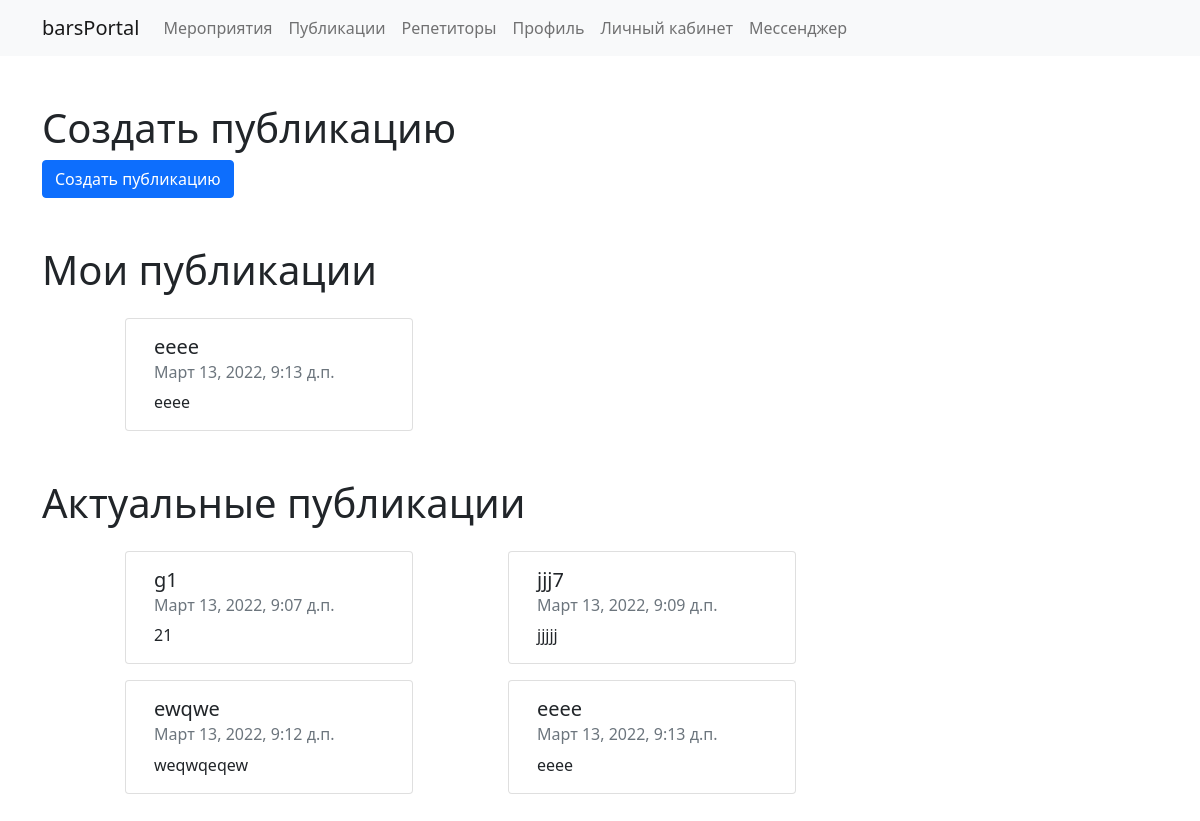
The app's page /activity/publications/ (signed in) with its own data.
### study/models.py (models this page shows, shortened)
class Publications(models.Model):
    author = models.ForeignKey(User, verbose_name='Авторы публикации', related_name='author_publications', on_delete=models.CASCADE)
    title = models.TextField(verbose_name='Название публикации')
    text = models.TextField(verbose_name='Текст публикации')
    image = models.ImageField(verbose_name='Изображения')
    created_at = models.DateTimeField(verbose_name='Создана', auto_now_add=True)
    class Meta:
        verbose_name = _("Публикации")
        verbose_name_plural =_("Публикации")

### activity/views.py (the view, shortened to what this page needs)
# urls.py: path('publications/', PublicationsView.as_view(), name='publications'),
class PublicationsView(View):
    def get(self, request):
        if request.user.is_authenticated:
            student = Student.objects.filter(user=request.user)
            parent = Parent.objects.filter(user=request.user)
            teacher = Teacher.objects.filter(user=request.user)
            if student or parent or teacher:
                if student:
                    my_publications = Student.objects.get(user=request.user).publications.all()
                elif parent:
                    my_publications = Parent.objects.get(user=request.user).publications.all()
                else:
                    my_publications = Teacher.objects.get(user=request.user).publications.all()
                all_publications = Publications.objects.all()
                form = PublicationsForm(request.POST, request.FILES)
                context = {
                    'my_publications': my_publications,
                    'all_publications': all_publications,
                    'form': form
                }
                return render(request, 'publications.html', context)
            else:
                return redirect('/study/personal_cub/')
        else:
            return redirect('/activity/auth/')

### cms/context_processor.py (called while the page is built)
def get_context(request):
    context = {
        'year': now().strftime('%Y'),
        'phone': PhoneNumber.objects.all().first(),
        'email': Email.objects.all().first()
    }
    return context

### activity/templates/publications.html (shortened to what this page needs)
{% extends 'events.html' %}
{% load crispy_forms_filters %}
{% load static %}
{% block content %}
<div class="container main" id="main">
    <h1 class="mt-5">Создать публикацию</h1>
    <button
                                type="button"
                                class="btn btn-primary"
                                data-toggle="modal"
                                data-target="#exampleModal"
                        >
                            Создать публикацию
                        </button>
    <h1 class="mt-5">Мои публикации</h1>
    <div class="row">
        {% for my_publication in my_publications %}
            <div class="card mt-3 offset-1" style="width: 18rem;">
                <div class="card-body">
                  <h5 class="card-title">{{ my_publication.title }}</h5>
                  <h6 class="card-subtitle mb-2 text-muted">{{ my_publication.created_at }}</h6>
                  <p class="card-text">{{ my_publication.text }}</p>
                </div>
            </div>
        {% endfor %}
    </div>
    <h1 class="mt-5">Актуальные публикации</h1>
    <div class="row">
        {% for all_publication in all_publications %}
            <div class="card mt-3 offset-1" style="width: 18rem;">
                <div class="card-body">
                  <h5 class="card-title">{{ all_publication.title }}</h5>
                  <h6 class="card-subtitle mb-2 text-muted">{{ all_publication.created_at }}</h6>
                  <p class="card-text">{{ all_publication.text }}</p>
                </div>
            </div>
        {% endfor %}
    </div>
</div>
{% endblock content %}

### records on screen
Publications: title "eeee", created_at "Март 13, 2022, 9:13 д.п.", text "eeee"
Publications: title "g1", created_at "Март 13, 2022, 9:07 д.п.", text "21"
Publications: title "jjj7", created_at "Март 13, 2022, 9:09 д.п.", text "jjjjj"
Publications: title "ewqwe", created_at "Март 13, 2022, 9:12 д.п.", text "weqwqeqew"
